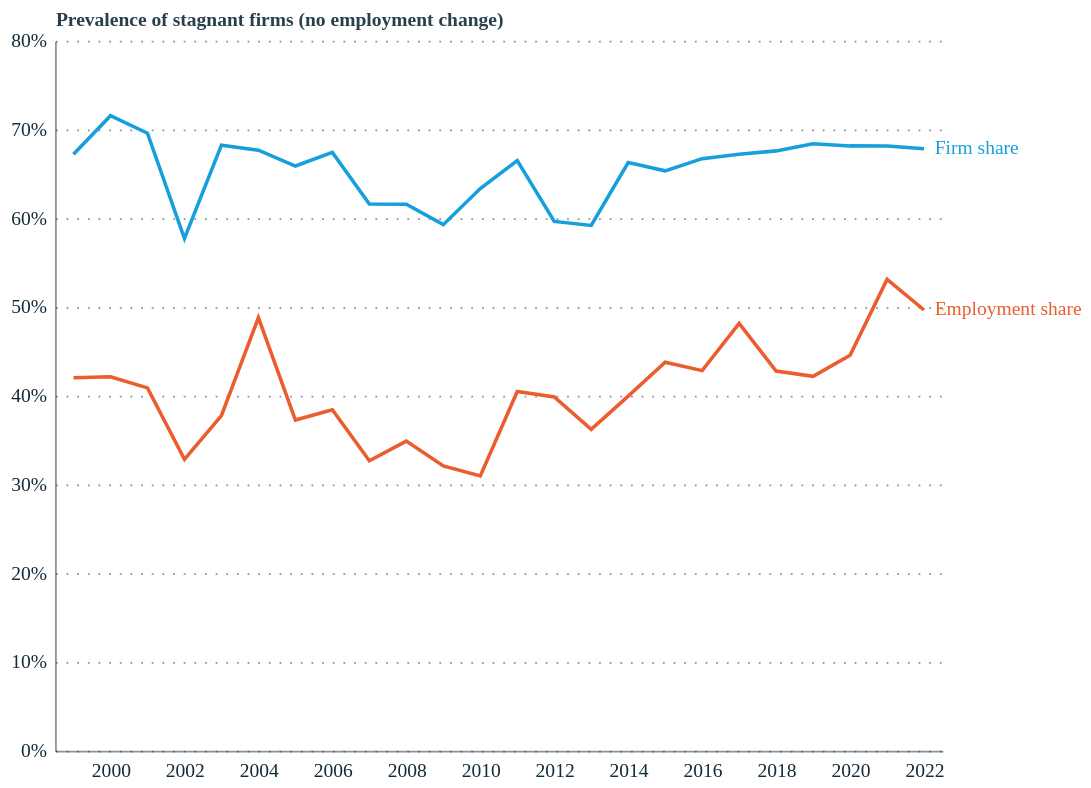

The notebook cell saved with this chart:
### Code cell
# PLOT SHARE OF STAGNANT FIRMS AGAINT EMPLOYMENT SHARE IN STAGNANT FIRMS

growth_cats_df['stagnant_firm_share'] = growth_cats_df['n_stagnant'] / growth_cats_df['n_incumbents']
growth_cats_df['stagnant_emp_share'] = growth_cats_df['stagnant_emp'] / growth_cats_df['employment']

total_growth_cats_df = growth_cats_df[growth_cats_df['dimension']=='Total']
total_growth_cats_df = total_growth_cats_df[total_growth_cats_df['year']>=1999]

stagnant_chart_df = total_growth_cats_df.melt(id_vars='year', value_vars=['stagnant_firm_share','stagnant_emp_share'])

# Reformat variable labels
label_map = {
    'stagnant_firm_share': 'Firm share',
    'stagnant_emp_share': 'Employment share'
}
stagnant_chart_df['variable'] = stagnant_chart_df['variable'].map(label_map)

color_scale = alt.Scale(
    domain=['Firm share', 'Employment share'],
    range=[eco_style.pallete['nominal_1'], eco_style.pallete['nominal_5']]
)

# Base line chart
line = alt.Chart(stagnant_chart_df).mark_line().encode(
    x=alt.X('year:O', axis=alt.Axis(labelExpr="datum.value % 2 == 0 ? datum.label : ''",
            labelAngle=0)),
    y=alt.Y('value:Q', axis=alt.Axis(format='%'), title='Prevalence of stagnant firms (no employment change)'),
    color=alt.Color('variable:N', title='', scale=color_scale, legend=None)
)

# End labels — filter to final year only
end_labels = alt.Chart(stagnant_chart_df[stagnant_chart_df['year'] == stagnant_chart_df['year'].max()]).mark_text(
    align='left',
    dx=6,
    fontSize=11
).encode(
    x=alt.X('year:O'),
    y=alt.Y('value:Q'),
    text=alt.Text('variable:N'),
    color=alt.Color('variable:N', scale=color_scale, legend=None)
)

stagnation_chart = (line + end_labels).properties(
    height=400,
    width=500
)

stagnation_chart

### Figure 1 — Vega-Lite specification as saved in the notebook (floating-point values rounded to 4 significant figures)
{"config": {"font": "Circular Std", "mark": {"line": {"interpolate": "linear"}}, "view": {"stroke": "transparent", "width": 400, "height": 300}, "range": {"category": ["#179fdb", "#e6224b", "#f4c245", "#122b39", "#eb5c2e", "#36b7b4"], "diverging": ["#E6224B", "#E54753", "#C9C9C9", "#179FDB", "#122B39"], "heatmap": ["#C9C9C9", "#179FDB", "#0063AF", "#122B39"], "ordinal": ["#00A767", "#36B7B4", "#179FDB", "#0063AF", "#243B5A"]}, "axisX": {"labelColor": "#122b39", "tickColor": "#122b39", "domainColor": "#122b39", "domainOpacity": 0.5, "gridOpacity": 0, "labelFont": "Circular Std", "labelAngle": 0, "labelAlign": "center", "labelFontSize": 11, "labelPadding": 5, "tickCount": 10, "tickSize": 0, "title": ""}, "axisY": {"labelColor": "#122b39", "labelFont": "Circular Std", "tickColor": "#122b39", "domainColor": "#122b39", "gridColor": "#122b39", "gridDash": [1, 5], "gridOpacity": 0.5, "labelPadding": 5, "labelFontSize": 11, "domainOpacity": 0.5, "tickSize": 0, "title": null, "titleAlign": "left", "titleAngle": 0, "titleBaseline": "bottom", "titleColor": "#122b39", "titleOpacity": 0.9, "titleX": 0, "titleY": -7}}, "layer": [{"data": {"name": "data-e0bbb04c8fb9ec3de76cb53e998c3085"}, "mark": {"type": "line"}, "encoding": {"color": {"field": "variable", "legend": null, "scale": {"domain": ["Firm share", "Employment share"], "range": ["#179fdb", "#eb5c2e"]}, "title": "", "type": "nominal"}, "x": {"axis": {"labelAngle": 0, "labelExpr": "datum.value % 2 == 0 ? datum.label : ''"}, "field": "year", "type": "ordinal"}, "y": {"axis": {"format": "%"}, "field": "value", "title": "Prevalence of stagnant firms (no employment change)", "type": "quantitative"}}}, {"data": {"name": "data-59bd07cef8c49b3698bf11b10e01348c"}, "mark": {"type": "text", "align": "left", "dx": 6, "fontSize": 11}, "encoding": {"color": {"field": "variable", "legend": null, "scale": {"domain": ["Firm share", "Employment share"], "range": ["#179fdb", "#eb5c2e"]}, "type": "nominal"}, "text": {"field": "variable", "type": "nominal"}, "x": {"field": "year", "type": "ordinal"}, "y": {"field": "value", "type": "quantitative"}}}], "height": 400, "width": 500, "$schema": "https://vega.github.io/schema/vega-lite/v5.20.1.json", "datasets": {"data-e0bbb04c8fb9ec3de76cb53e998c3085": [{"year": 1999.0, "variable": "Firm share", "value": 0.6722}, {"year": 2000.0, "variable": "Firm share", "value": 0.7157}, {"year": 2001.0, "variable": "Firm share", "value": 0.6959}, {"year": 2002.0, "variable": "Firm share", "value": 0.5773}, {"year": 2003.0, "variable": "Firm share", "value": 0.6825}, {"year": 2004.0, "variable": "Firm share", "value": 0.6768}, {"year": 2005.0, "variable": "Firm share", "value": 0.6589}, {"year": 2006.0, "variable": "Firm share", "value": 0.6743}, {"year": 2007.0, "variable": "Firm share", "value": 0.6162}, {"year": 2008.0, "variable": "Firm share", "value": 0.6159}, {"year": 2009.0, "variable": "Firm share", "value": 0.5929}, {"year": 2010.0, "variable": "Firm share", "value": 0.6336}, {"year": 2011.0, "variable": "Firm share", "value": 0.6652}, {"year": 2012.0, "variable": "Firm share", "value": 0.5965}, {"year": 2013.0, "variable": "Firm share", "value": 0.592}, {"year": 2014.0, "variable": "Firm share", "value": 0.6628}, {"year": 2015.0, "variable": "Firm share", "value": 0.6535}, {"year": 2016.0, "variable": "Firm share", "value": 0.6673}, {"year": 2017.0, "variable": "Firm share", "value": 0.6721}, {"year": 2018.0, "variable": "Firm share", "value": 0.676}, {"year": 2019.0, "variable": "Firm share", "value": 0.684}, {"year": 2020.0, "variable": "Firm share", "value": 0.6816}, {"year": 2021.0, "variable": "Firm share", "value": 0.6816}, {"year": 2022.0, "variable": "Firm share", "value": 0.6785}, {"year": 1999.0, "variable": "Employment share", "value": 0.4204}, {"year": 2000.0, "variable": "Employment share", "value": 0.4215}, {"year": 2001.0, "variable": "Employment share", "value": 0.4089}, {"year": 2002.0, "variable": "Employment share", "value": 0.3284}, {"year": 2003.0, "variable": "Employment share", "value": 0.3776}, {"year": 2004.0, "variable": "Employment share", "value": 0.488}, {"year": 2005.0, "variable": "Employment share", "value": 0.3728}, {"year": 2006.0, "variable": "Employment share", "value": 0.3843}, {"year": 2007.0, "variable": "Employment share", "value": 0.3268}, {"year": 2008.0, "variable": "Employment share", "value": 0.349}, {"year": 2009.0, "variable": "Employment share", "value": 0.3211}, {"year": 2010.0, "variable": "Employment share", "value": 0.3098}, {"year": 2011.0, "variable": "Employment share", "value": 0.4048}, {"year": 2012.0, "variable": "Employment share", "value": 0.3987}, {"year": 2013.0, "variable": "Employment share", "value": 0.3621}, {"year": 2014.0, "variable": "Employment share", "value": 0.3997}, {"year": 2015.0, "variable": "Employment share", "value": 0.4379}, {"year": 2016.0, "variable": "Employment share", "value": 0.4284}, {"year": 2017.0, "variable": "Employment share", "value": 0.4816}, {"year": 2018.0, "variable": "Employment share", "value": 0.4278}, {"year": 2019.0, "variable": "Employment share", "value": 0.422}, {"year": 2020.0, "variable": "Employment share", "value": 0.4457}, {"year": 2021.0, "variable": "Employment share", "value": 0.5312}, {"year": 2022.0, "variable": "Employment share", "value": 0.4967}], "data-59bd07cef8c49b3698bf11b10e01348c": [{"year": 2022.0, "variable": "Firm share", "value": 0.6785}, {"year": 2022.0, "variable": "Employment share", "value": 0.4967}]}}
